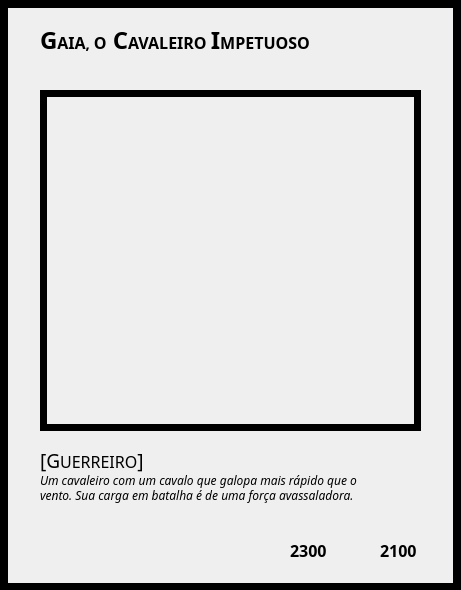
<?xml version="1.0" encoding="UTF-8"?>
<ui version="4.0">
 <class>MainWindow</class>
 <widget class="QMainWindow" name="MainWindow">
  <property name="geometry">
   <rect>
    <x>0</x>
    <y>0</y>
    <width>461</width>
    <height>590</height>
   </rect>
  </property>
  <property name="windowTitle">
   <string>MainWindow</string>
  </property>
  <property name="windowIcon">
   <iconset>
    <normaloff>plano de fundo interno.png</normaloff>plano de fundo interno.png</iconset>
  </property>
  <property name="styleSheet">
   <string notr="true"/>
  </property>
  <widget class="QWidget" name="centralwidget">
   <widget class="QLabel" name="label">
    <property name="geometry">
     <rect>
      <x>0</x>
      <y>0</y>
      <width>461</width>
      <height>591</height>
     </rect>
    </property>
    <property name="minimumSize">
     <size>
      <width>461</width>
      <height>591</height>
     </size>
    </property>
    <property name="maximumSize">
     <size>
      <width>461</width>
      <height>591</height>
     </size>
    </property>
    <property name="frameShape">
     <enum>QFrame::Box</enum>
    </property>
    <property name="lineWidth">
     <number>8</number>
    </property>
    <property name="text">
     <string/>
    </property>
    <property name="pixmap">
     <pixmap>fundo modelo.png</pixmap>
    </property>
    <property name="scaledContents">
     <bool>true</bool>
    </property>
   </widget>
   <widget class="QLabel" name="label_2">
    <property name="geometry">
     <rect>
      <x>40</x>
      <y>10</y>
      <width>351</width>
      <height>61</height>
     </rect>
    </property>
    <property name="sizePolicy">
     <sizepolicy hsizetype="Preferred" vsizetype="Preferred">
      <horstretch>0</horstretch>
      <verstretch>0</verstretch>
     </sizepolicy>
    </property>
    <property name="minimumSize">
     <size>
      <width>231</width>
      <height>51</height>
     </size>
    </property>
    <property name="font">
     <font>
      <family>Sitka Small</family>
     </font>
    </property>
    <property name="text">
     <string>&lt;html&gt;&lt;head/&gt;&lt;body&gt;&lt;p&gt;&lt;span style=&quot; font-size:18pt; font-weight:600;&quot;&gt;G&lt;/span&gt;&lt;span style=&quot; font-size:12pt; font-weight:600;&quot;&gt;AIA&lt;/span&gt;&lt;span style=&quot; font-size:11pt; font-weight:600;&quot;&gt;, &lt;/span&gt;&lt;span style=&quot; font-size:12pt; font-weight:600;&quot;&gt;O&lt;/span&gt;&lt;span style=&quot; font-size:18pt; font-weight:600;&quot;&gt; C&lt;/span&gt;&lt;span style=&quot; font-size:12pt; font-weight:600;&quot;&gt;AVALEIRO &lt;/span&gt;&lt;span style=&quot; font-size:18pt; font-weight:600;&quot;&gt;I&lt;/span&gt;&lt;span style=&quot; font-size:12pt; font-weight:600;&quot;&gt;MPETUOSO&lt;/span&gt;&lt;/p&gt;&lt;/body&gt;&lt;/html&gt;</string>
    </property>
   </widget>
   <widget class="QLabel" name="label_4">
    <property name="geometry">
     <rect>
      <x>40</x>
      <y>430</y>
      <width>161</width>
      <height>61</height>
     </rect>
    </property>
    <property name="sizePolicy">
     <sizepolicy hsizetype="Preferred" vsizetype="Preferred">
      <horstretch>0</horstretch>
      <verstretch>0</verstretch>
     </sizepolicy>
    </property>
    <property name="minimumSize">
     <size>
      <width>161</width>
      <height>61</height>
     </size>
    </property>
    <property name="maximumSize">
     <size>
      <width>161</width>
      <height>61</height>
     </size>
    </property>
    <property name="font">
     <font>
      <family>Sitka Small</family>
     </font>
    </property>
    <property name="text">
     <string>&lt;html&gt;&lt;head/&gt;&lt;body&gt;&lt;p&gt;&lt;span style=&quot; font-size:14pt;&quot;&gt;[G&lt;/span&gt;&lt;span style=&quot; font-size:12pt;&quot;&gt;UERREIRO&lt;/span&gt;&lt;span style=&quot; font-size:14pt;&quot;&gt;]&lt;/span&gt;&lt;/p&gt;&lt;/body&gt;&lt;/html&gt;</string>
    </property>
   </widget>
   <widget class="QLabel" name="label_5">
    <property name="geometry">
     <rect>
      <x>40</x>
      <y>460</y>
      <width>381</width>
      <height>41</height>
     </rect>
    </property>
    <property name="sizePolicy">
     <sizepolicy hsizetype="Preferred" vsizetype="Preferred">
      <horstretch>0</horstretch>
      <verstretch>0</verstretch>
     </sizepolicy>
    </property>
    <property name="font">
     <font>
      <family>Sitka Small</family>
     </font>
    </property>
    <property name="text">
     <string>&lt;html&gt;&lt;head/&gt;&lt;body&gt;&lt;p&gt;&lt;span style=&quot; font-size:9pt; font-style:italic;&quot;&gt;Um cavaleiro com um cavalo que galopa mais rápido que o&lt;/span&gt;&lt;/p&gt;&lt;/body&gt;&lt;/html&gt;</string>
    </property>
   </widget>
   <widget class="QLabel" name="label_6">
    <property name="geometry">
     <rect>
      <x>40</x>
      <y>90</y>
      <width>381</width>
      <height>341</height>
     </rect>
    </property>
    <property name="minimumSize">
     <size>
      <width>381</width>
      <height>341</height>
     </size>
    </property>
    <property name="maximumSize">
     <size>
      <width>381</width>
      <height>341</height>
     </size>
    </property>
    <property name="styleSheet">
     <string notr="true">border-color: rgb(188, 94, 0);</string>
    </property>
    <property name="frameShape">
     <enum>QFrame::Box</enum>
    </property>
    <property name="frameShadow">
     <enum>QFrame::Plain</enum>
    </property>
    <property name="lineWidth">
     <number>7</number>
    </property>
    <property name="midLineWidth">
     <number>0</number>
    </property>
    <property name="text">
     <string/>
    </property>
    <property name="pixmap">
     <pixmap>Gaia, o cavaleiro impetuoso.png</pixmap>
    </property>
    <property name="scaledContents">
     <bool>true</bool>
    </property>
   </widget>
   <widget class="QLabel" name="label_7">
    <property name="geometry">
     <rect>
      <x>290</x>
      <y>520</y>
      <width>41</width>
      <height>61</height>
     </rect>
    </property>
    <property name="sizePolicy">
     <sizepolicy hsizetype="Preferred" vsizetype="Preferred">
      <horstretch>0</horstretch>
      <verstretch>0</verstretch>
     </sizepolicy>
    </property>
    <property name="minimumSize">
     <size>
      <width>41</width>
      <height>61</height>
     </size>
    </property>
    <property name="maximumSize">
     <size>
      <width>41</width>
      <height>61</height>
     </size>
    </property>
    <property name="font">
     <font>
      <family>Sitka Small</family>
     </font>
    </property>
    <property name="text">
     <string>&lt;html&gt;&lt;head/&gt;&lt;body&gt;&lt;p&gt;&lt;span style=&quot; font-size:12pt; font-weight:600;&quot;&gt;2300&lt;/span&gt;&lt;/p&gt;&lt;/body&gt;&lt;/html&gt;</string>
    </property>
   </widget>
   <widget class="QLabel" name="label_8">
    <property name="geometry">
     <rect>
      <x>380</x>
      <y>520</y>
      <width>41</width>
      <height>61</height>
     </rect>
    </property>
    <property name="sizePolicy">
     <sizepolicy hsizetype="Preferred" vsizetype="Preferred">
      <horstretch>0</horstretch>
      <verstretch>0</verstretch>
     </sizepolicy>
    </property>
    <property name="minimumSize">
     <size>
      <width>41</width>
      <height>61</height>
     </size>
    </property>
    <property name="maximumSize">
     <size>
      <width>41</width>
      <height>61</height>
     </size>
    </property>
    <property name="font">
     <font>
      <family>Sitka Small</family>
     </font>
    </property>
    <property name="text">
     <string>&lt;html&gt;&lt;head/&gt;&lt;body&gt;&lt;p&gt;&lt;span style=&quot; font-size:12pt; font-weight:600;&quot;&gt;2100&lt;/span&gt;&lt;/p&gt;&lt;/body&gt;&lt;/html&gt;</string>
    </property>
   </widget>
   <widget class="QLabel" name="label_12">
    <property name="geometry">
     <rect>
      <x>320</x>
      <y>70</y>
      <width>21</width>
      <height>21</height>
     </rect>
    </property>
    <property name="maximumSize">
     <size>
      <width>41</width>
      <height>41</height>
     </size>
    </property>
    <property name="text">
     <string/>
    </property>
    <property name="pixmap">
     <pixmap>Level.png</pixmap>
    </property>
    <property name="scaledContents">
     <bool>true</bool>
    </property>
   </widget>
   <widget class="QLabel" name="label_11">
    <property name="geometry">
     <rect>
      <x>380</x>
      <y>70</y>
      <width>21</width>
      <height>21</height>
     </rect>
    </property>
    <property name="maximumSize">
     <size>
      <width>41</width>
      <height>41</height>
     </size>
    </property>
    <property name="text">
     <string/>
    </property>
    <property name="pixmap">
     <pixmap>Level.png</pixmap>
    </property>
    <property name="scaledContents">
     <bool>true</bool>
    </property>
   </widget>
   <widget class="QLabel" name="label_14">
    <property name="geometry">
     <rect>
      <x>280</x>
      <y>70</y>
      <width>21</width>
      <height>21</height>
     </rect>
    </property>
    <property name="maximumSize">
     <size>
      <width>41</width>
      <height>41</height>
     </size>
    </property>
    <property name="text">
     <string/>
    </property>
    <property name="pixmap">
     <pixmap>Level.png</pixmap>
    </property>
    <property name="scaledContents">
     <bool>true</bool>
    </property>
   </widget>
   <widget class="QLabel" name="label_15">
    <property name="geometry">
     <rect>
      <x>260</x>
      <y>70</y>
      <width>21</width>
      <height>21</height>
     </rect>
    </property>
    <property name="maximumSize">
     <size>
      <width>41</width>
      <height>41</height>
     </size>
    </property>
    <property name="text">
     <string/>
    </property>
    <property name="pixmap">
     <pixmap>Level.png</pixmap>
    </property>
    <property name="scaledContents">
     <bool>true</bool>
    </property>
   </widget>
   <widget class="QLabel" name="label_13">
    <property name="geometry">
     <rect>
      <x>340</x>
      <y>70</y>
      <width>21</width>
      <height>21</height>
     </rect>
    </property>
    <property name="maximumSize">
     <size>
      <width>41</width>
      <height>41</height>
     </size>
    </property>
    <property name="text">
     <string/>
    </property>
    <property name="pixmap">
     <pixmap>Level.png</pixmap>
    </property>
    <property name="scaledContents">
     <bool>true</bool>
    </property>
   </widget>
   <widget class="QLabel" name="label_16">
    <property name="geometry">
     <rect>
      <x>300</x>
      <y>70</y>
      <width>21</width>
      <height>21</height>
     </rect>
    </property>
    <property name="maximumSize">
     <size>
      <width>41</width>
      <height>41</height>
     </size>
    </property>
    <property name="text">
     <string/>
    </property>
    <property name="pixmap">
     <pixmap>Level.png</pixmap>
    </property>
    <property name="scaledContents">
     <bool>true</bool>
    </property>
   </widget>
   <widget class="QLabel" name="label_17">
    <property name="geometry">
     <rect>
      <x>360</x>
      <y>70</y>
      <width>21</width>
      <height>21</height>
     </rect>
    </property>
    <property name="maximumSize">
     <size>
      <width>41</width>
      <height>41</height>
     </size>
    </property>
    <property name="text">
     <string/>
    </property>
    <property name="pixmap">
     <pixmap>Level.png</pixmap>
    </property>
    <property name="scaledContents">
     <bool>true</bool>
    </property>
   </widget>
   <widget class="QLabel" name="label_18">
    <property name="geometry">
     <rect>
      <x>380</x>
      <y>20</y>
      <width>41</width>
      <height>41</height>
     </rect>
    </property>
    <property name="minimumSize">
     <size>
      <width>41</width>
      <height>41</height>
     </size>
    </property>
    <property name="maximumSize">
     <size>
      <width>41</width>
      <height>41</height>
     </size>
    </property>
    <property name="text">
     <string/>
    </property>
    <property name="pixmap">
     <pixmap>Earth.png</pixmap>
    </property>
    <property name="scaledContents">
     <bool>true</bool>
    </property>
   </widget>
   <widget class="QLabel" name="label_9">
    <property name="geometry">
     <rect>
      <x>40</x>
      <y>470</y>
      <width>381</width>
      <height>51</height>
     </rect>
    </property>
    <property name="sizePolicy">
     <sizepolicy hsizetype="Preferred" vsizetype="Preferred">
      <horstretch>0</horstretch>
      <verstretch>0</verstretch>
     </sizepolicy>
    </property>
    <property name="font">
     <font>
      <family>Sitka Small</family>
     </font>
    </property>
    <property name="text">
     <string>&lt;html&gt;&lt;head/&gt;&lt;body&gt;&lt;p&gt;&lt;span style=&quot; font-size:9pt; font-style:italic;&quot;&gt;vento. Sua carga em batalha é de uma força avassaladora.&lt;/span&gt;&lt;/p&gt;&lt;/body&gt;&lt;/html&gt;</string>
    </property>
   </widget>
  </widget>
 </widget>
 <resources/>
 <connections/>
</ui>
